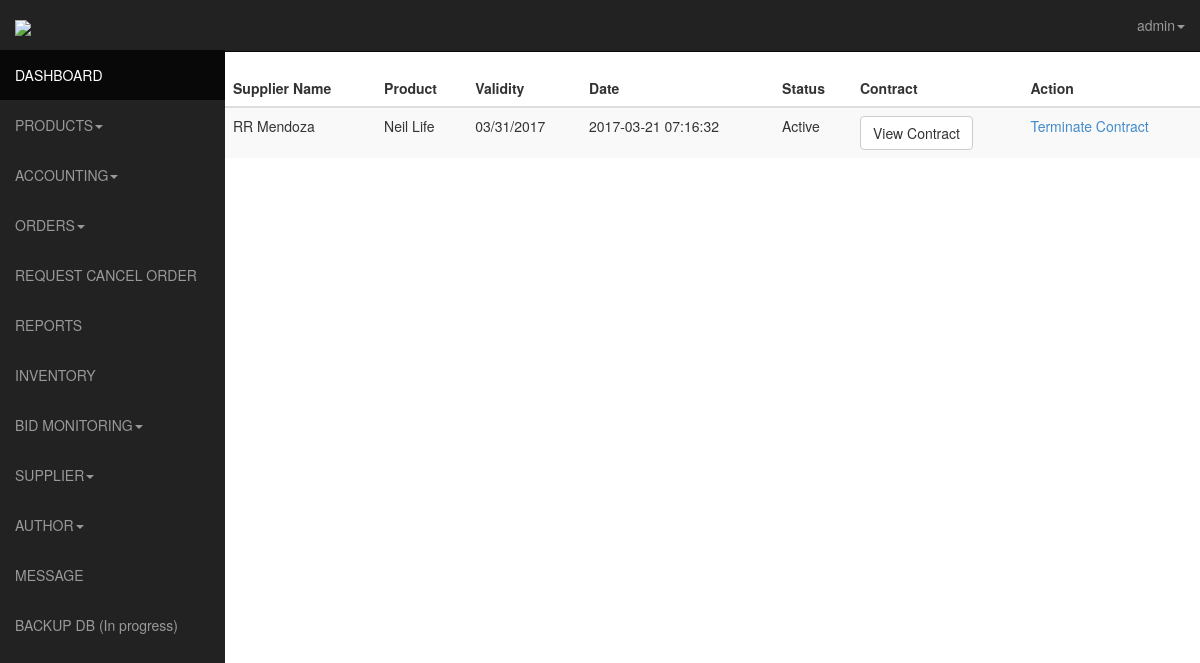
Before: /admin/authorcontracts.php (signed in) with the older database file.
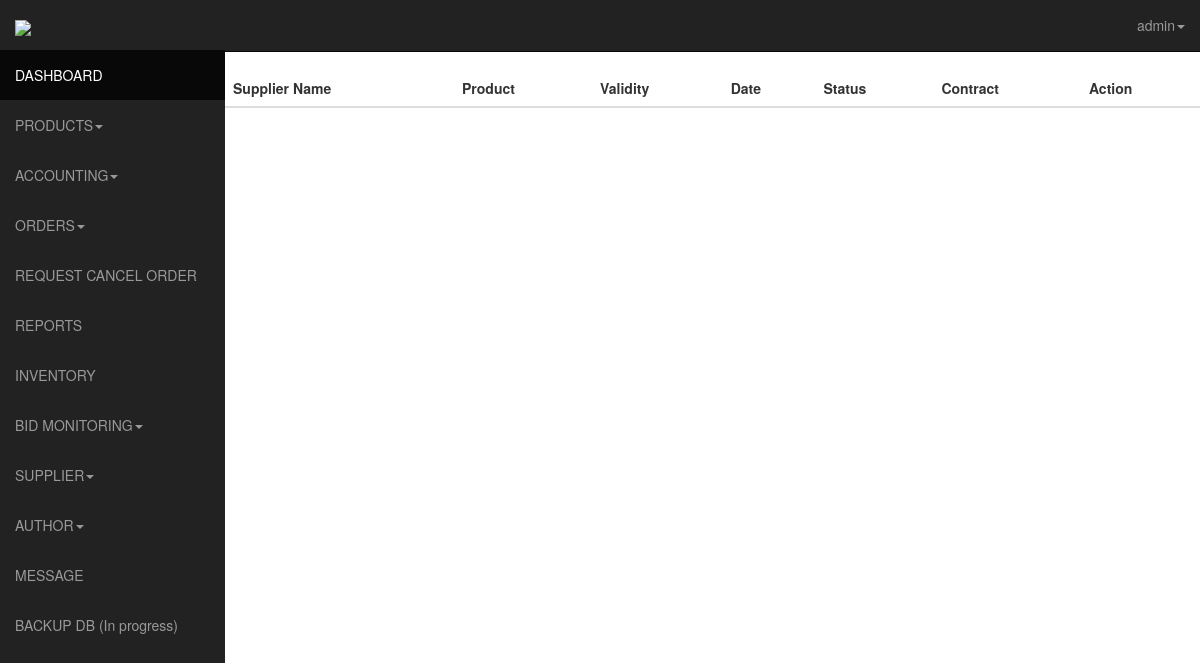
After: the same page with the newer database file.
### tables this page shows
CREATE TABLE IF NOT EXISTS `contract` (
  `id` int(11) NOT NULL AUTO_INCREMENT,
  `bid` int(11) NOT NULL,
  `user_id` int(11) NOT NULL,
  `type` varchar(20) NOT NULL,
  `validity` varchar(10) NOT NULL,
  `active` int(11) NOT NULL,
  `created_date` timestamp NOT NULL DEFAULT CURRENT_TIMESTAMP,
  PRIMARY KEY (`id`)
);

CREATE TABLE IF NOT EXISTS `users` (
  `id` int(11) NOT NULL AUTO_INCREMENT,
  `usn` varchar(50) NOT NULL,
  `fname` varchar(120) NOT NULL,
  `lname` varchar(120) NOT NULL,
  `birthday` date NOT NULL,
  `address` varchar(60) NOT NULL,
  `contact` int(11) NOT NULL,
  `email` varchar(120) NOT NULL,
  `password` varchar(128) NOT NULL,
  `activate` int(11) NOT NULL,
  `code` int(11) NOT NULL,
  `date` date NOT NULL,
  `block` int(11) NOT NULL,
  `pic` int(11) NOT NULL,
  `ext` varchar(5) NOT NULL,
  `admin` int(11) NOT NULL,
  `user_type` int(10) NOT NULL,
  PRIMARY KEY (`id`)
);

CREATE TABLE IF NOT EXISTS `author_bid` (
  `id` int(11) NOT NULL AUTO_INCREMENT,
  `bid_id` int(11) NOT NULL,
  `title` varchar(255) NOT NULL,
  `details` varchar(255) NOT NULL,
  `co_author` varchar(255) NOT NULL,
  `author_id` int(11) NOT NULL,
  `genre` varchar(255) NOT NULL,
  `projected_price` varchar(255) NOT NULL,
  `status` varchar(19) DEFAULT NULL,
  `created_date` timestamp NOT NULL DEFAULT CURRENT_TIMESTAMP,
  PRIMARY KEY (`id`)
);

### admin/authorcontracts.php (the view, shortened to what this page needs)
<!DOCTYPE html>
<html lang="en">
  <head>
    <link href="css/bootstrap.css" rel="stylesheet">
    <link href="css/sb-admin.css" rel="stylesheet">-->
    <link rel="stylesheet" href="css/morris-0.4.3.min.css">
  </head>
  <body>
    <div id="wrapper">
      <nav class="navbar navbar-inverse  navbar-fixed-top" role="navigation">
      <?php include 'template/sidebar.php';?>
    <?php include 'template/top.php';?>
    </nav>
    <div class="table-responsive">
      <table class="table table-striped">
        <thead>
    <th>Supplier Name</th>
    <th>Product</th>
    <th>Validity</th>
    <th>Date</th>
    <th>Status</th>
    <th>Contract</th>
    <th>Action</th>
  </thead>
  <?php
  $sql = mysql_query("SELECT contract.id AS contract_id, contract.created_date AS contract_date, contract. * , users.id AS users_id, users. * , author_bid.id AS author_bid_id, author_bid. * , uploaded_contract_file.id AS uploaded_contract_file_id, uploaded_contract_file . *
FROM contract
INNER JOIN users ON contract.user_id = users.id
INNER JOIN author_bid ON contract.bid = author_bid.bid_id
INNER JOIN uploaded_contract_file ON uploaded_contract_file.contract_id = contract.bid
WHERE users.user_type =2 AND contract.active=1");
  $requestCount = mysql_num_rows($sql);
  if ($requestCount > 0) {
     while ($row = mysql_fetch_array($sql)) {
      $contract_id = $row['contract_id'];
      $fname = $row['fname'];
      $lname = $row['lname'];
      $product = $row['title'];
      $validity = $row['validity'];
      $date = $row['contract_date'];
      $status = ($row['active'] == '0' ? 'Inactive' : 'Active');
      $filename = $row['file_name'];
      echo "
        <tr>
          <td>$fname $lname</td>
          <td>$product</td>
          <td>$validity</td>
          <td>$date</td>
          <td>$status</td>
          <td>
            <form action='showcontract.php' method='post'>
              <input type='hidden' name='id' value='$contract_id' />
              <input type='hidden' name='filename' value='$filename' />
              <input type='submit' class='btn btn-default' name='submit' value='View Contract' />
            </form>
          </td>
          <td><a href='authorcontracts.php?action=terminate&id=$contract_id'>Terminate Contract</a></td>
        </tr>
      ";
     }
  }
   ?>
      </table>
    </div>
    </div>
    </body>
    </html>

Changed rows visible on the page:
removed contract: user.fname "RR", user.lname "Mendoza", author_bid.title "Neil Life", validity "03/31/2017", created_date "2017-03-21 07:16:32", active "Active"
